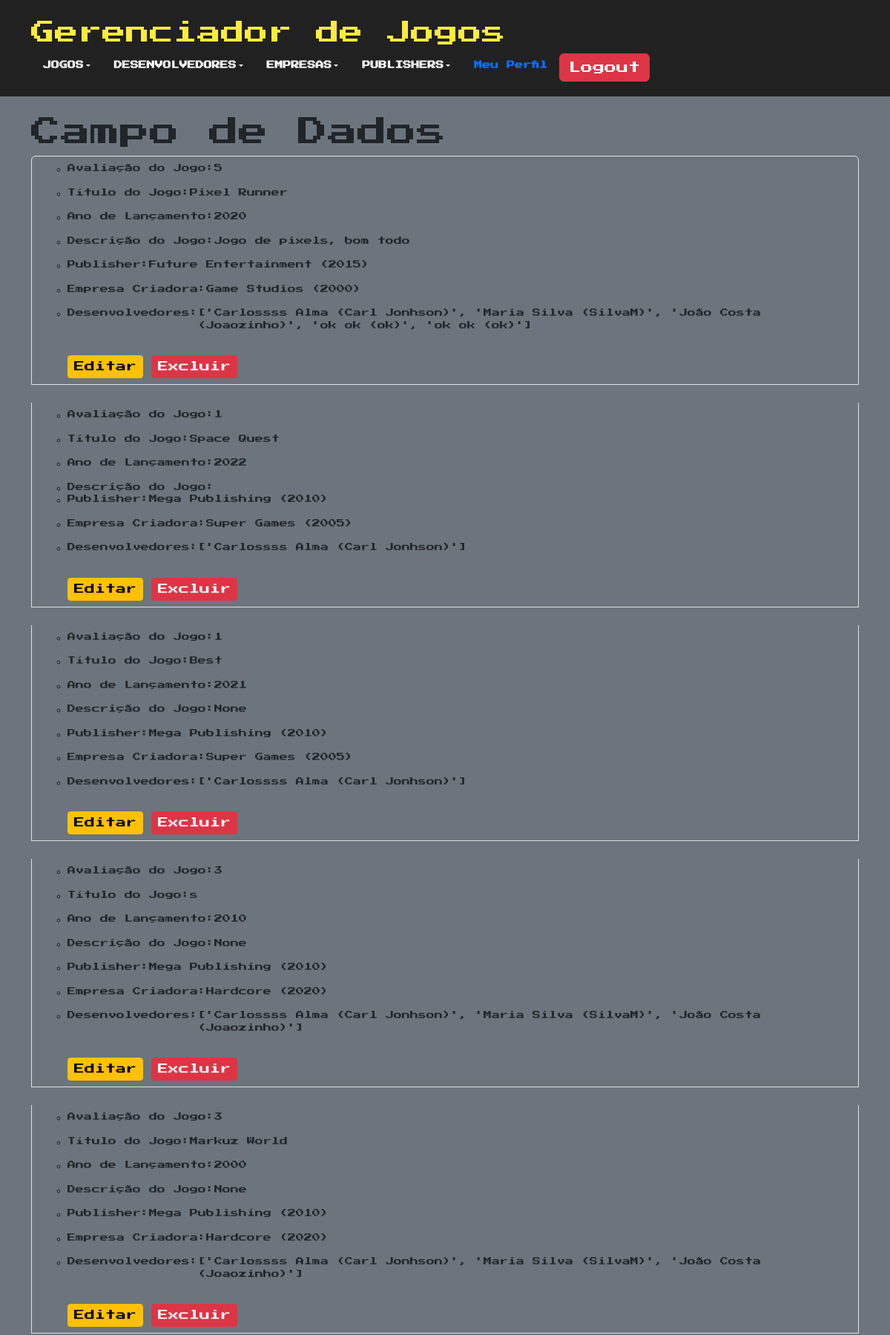
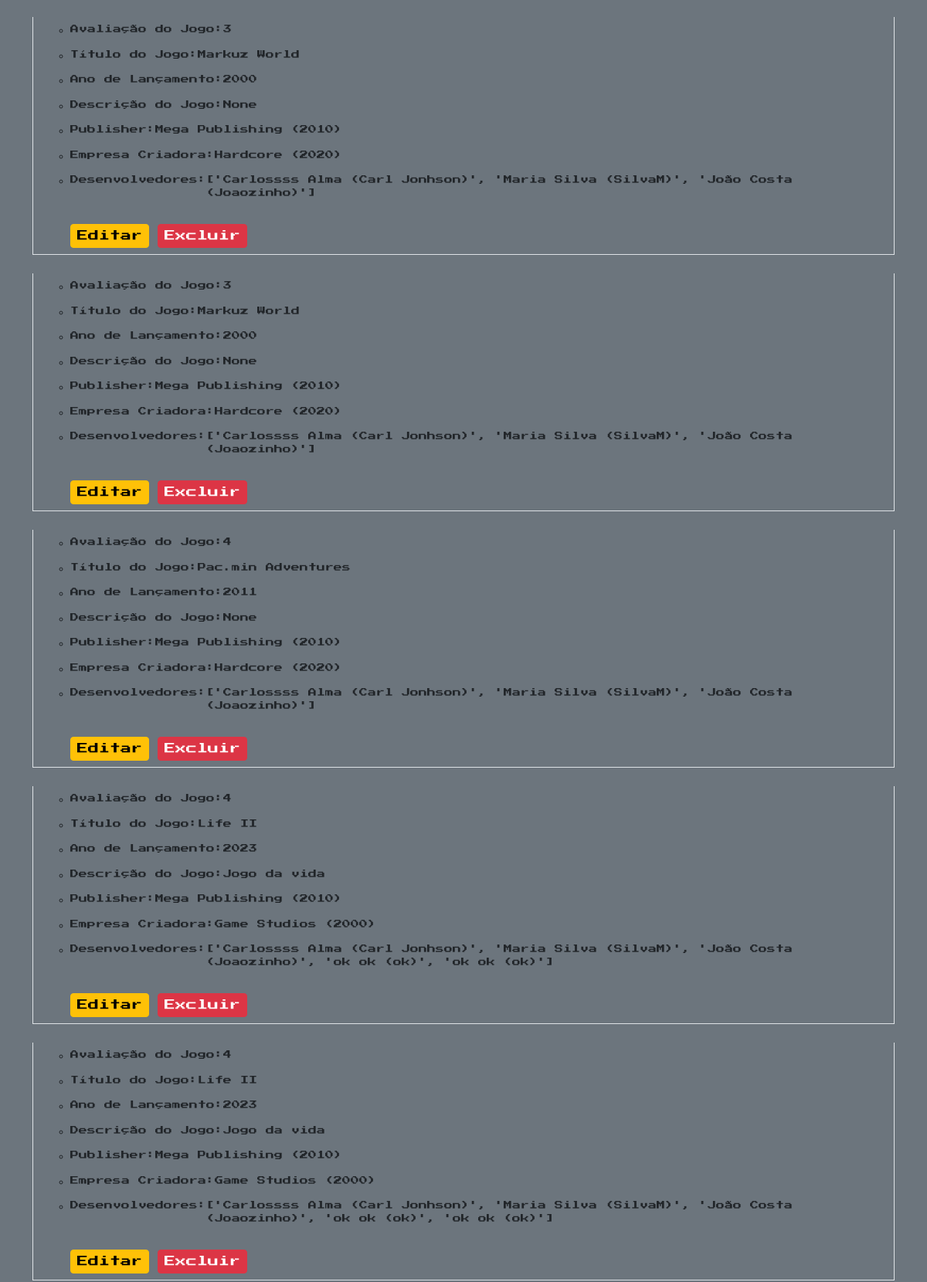
Screenshot of /detalhar/?model=games (signed in, upper part) with the database file from the repository (2 pictures, top to bottom).
### games/models.py (models this page shows, shortened)
class Publisher (models.Model):
    enterprise_pub = models.ForeignKey(Enterprise, on_delete=models.CASCADE)
    publisher_name = models.CharField(max_length=30)
    publisher_year = models.PositiveIntegerField()
    def __str__(self):
      return f"{self.publisher_name} ({self.publisher_year})"

class Game (models.Model):
    class Star_Values(models.IntegerChoices):
       MUITO_RUIM = 1, 'MUITO RUIM'
       RUIM = 2, 'RUIM'
       BOM = 3, 'BOM'
       MUITO_BOM = 4, 'MUITO BOM'
       EXCELENTE = 5, 'EXCELENTE'
    game_star = models.IntegerField(choices=Star_Values.choices)
    title_game = models.CharField(max_length=30)
    year_game = models.PositiveIntegerField()
    description_game = models.TextField(null=True, blank=True)
    devs_game =  models.ManyToManyField(Dev)
    publisher_game = models.ForeignKey(Publisher, on_delete=models.CASCADE)
    enterprise_game = models.ForeignKey(Enterprise, on_delete=models.CASCADE)

class Enterprise (models.Model):
    enterprise_name = models.CharField(max_length=30)
    enterprise_year = models.PositiveIntegerField()
    def __str__(self):
      return f"{self.enterprise_name} ({self.enterprise_year})"

### games/views.py (the view)
# urls.py: path('detalhar/', DataListDetails.as_view(), name='detalhar'),
class DataListDetails(TemplateView):
    template_name = 'detalhar_dados.html'
    def get_context_data(self, **kwargs):
        context = super().get_context_data(**kwargs)
        model_choice = self.request.GET.get('model', 'game')
        if model_choice == 'game':
            model = Game
            form_class = GameForm
        elif model_choice == 'enterprise':
            model = Enterprise
            form_class = EnterpriseForm
        elif model_choice == 'dev':
            model = Dev
            form_class = DevForm
        elif model_choice == 'publisher':
            model = Publisher
            form_class = PublisherForm
        else:
            model = Game
            form_class = GameForm
        items = model.objects.all()
        field_names = [field for field in form_class._meta.fields]
        field_label = {field: form_class._meta.labels.get(field) for field in field_names}
        items_with_fields = []
        for item in items:
            item_data = {}
            for field in model._meta.get_fields():
                if field.concrete:
                    field_name = field.name
                    field_value = getattr(item, field_name)
                    if field.many_to_many:
                        field_value = list(field_value.all())
                        field_value = [str(val) for val in field_value]
                    if field_name in field_label:
                        item_data[field_label[field_name]] = field_value
                    else:
                        item_data[field_name] = field_value
            items_with_fields.append(item_data)
        context['items_with_fields'] = items_with_fields
        context['model_choice'] = model_choice
        return context

### games/models.py (called while the page is built)
    def __str__(self):
      return f"{self.dev_name} {self.dev_last_name} ({self.dev_nickname})"

### games/templates/detalhar_dados.html (shortened to what this page needs)
{% extends 'base.html' %}
{% block content %}
<body>
  <h1>Campo de Dados</h1>
  <ul class="list-group">
      {% for item_data in items_with_fields %}
          <li class="bg-secondary list-group-item d-flex justify-content-between alig-item-center mb-4">
              <ul>
              <div>
                  {% for field, value in item_data.items %}
                    {% if field != "id" %}
                      <div class="d-flex">
                        <li class="text-dark"><strong>{{ field }}: </strong> </li> <p> {{ value }}</p>
                      </div>
                    {% endif %}
                  {% endfor %}
                  {% if user.is_authenticated %}
                    <a class="mt-3 btn btn-warning btn-sm" href="{% url 'atualizar' model=model_choice  pk=item_data.id %}">Editar</a>
                    <a class="mt-3 btn btn-sm btn-danger" href="{% url 'excluir_jogos' item_data.id %}" onclick="return confirm('Tem certeza que deseja excluir este jogo?');">Excluir</a>
                  {% endif %}
              </div>
              </ul>
              <br/>
          </li>
      {% endfor %}
  </ul>
</body>
{% endblock %}

### games/templates/base.html (style rules this page uses)
.press-start-font { font-family: "Press Start 2P", serif; font-size: 11px; font-style: normal; font-weight: 300; }

### rows the page displays
Publisher: item_data "Avaliação do Jogo" "Título do Jogo" "Ano de Lançamento" "Descrição do Jogo" "Desenvolvedores", item_data "5" "2020" "['Carlossss Alma (Carl Jonhson)', 'Maria Silva (SilvaM)', 'João Costa (Joaozinho)', 'ok ok (ok)', 'ok ok (ok)']", field "Publisher", publisher_name+publisher_year "Future Entertainment (2015)"
Game: item_data "Pixel Runner" "Jogo de pixels, bom todo"
Enterprise: field "Empresa Criadora", enterprise_name+enterprise_year "Game Studios (2000)"
Publisher: item_data "Avaliação do Jogo" "Título do Jogo" "Ano de Lançamento" "Descrição do Jogo" "Desenvolvedores" "Avaliação do Jogo" "Título do Jogo" "Ano de Lançamento" "Descrição do Jogo" "Desenvolvedores" "Avaliação do Jogo" "Título do Jogo" "Ano de Lançamento" "Descrição do Jogo" "Desenvolvedores" "Avaliação do Jogo" "Título do Jogo" "Ano de Lançamento" "Descrição do Jogo" "Desenvolvedores" "Avaliação do Jogo" "Título do Jogo" "Ano de Lançamento" "Descrição do Jogo" "Desenvolvedores" "Avaliação do Jogo" "Título do Jogo" "Ano de Lançamento" "Descrição do Jogo" "Desenvolvedores" "Avaliação do Jogo" "Título do Jogo" "Ano de Lançamento" "Descrição do Jogo" "Desenvolvedores" "Avaliação do Jogo" "Título do Jogo" "Ano de Lançamento" "Descrição do Jogo" "Desenvolvedores" "Avaliação do Jogo" "Título do Jogo" "Ano de Lançamento" "Descrição do Jogo" "Desenvolvedores", item_data "1" "2022" "['Carlossss Alma (Carl Jonhson)']" "1" "2021" "None" "['Carlossss Alma (Carl Jonhson)']" "3" "s" "2010" "None" "['Carlossss Alma (Carl Jonhson)', 'Maria Silva (SilvaM)', 'João Costa (Joaozinho)']" "3" "2000" "None" "['Carlossss Alma (Carl Jonhson)', 'Maria Silva (SilvaM)', 'João Costa (Joaozinho)']" "3" "2000" "None" "['Carlossss Alma (Carl Jonhson)', 'Maria Silva (SilvaM)', 'João Costa (Joaozinho)']" "3" "2000" "None" "['Carlossss Alma (Carl Jonhson)', 'Maria Silva (SilvaM)', 'João Costa (Joaozinho)']" "4" "2011" "None" "['Carlossss Alma (Carl Jonhson)', 'Maria Silva (SilvaM)', 'João Costa (Joaozinho)']" "4" "2023" "['Carlossss Alma (Carl Jonhson)', 'Maria Silva (SilvaM)', 'João Costa (Joaozinho)', 'ok ok (ok)', 'ok ok (ok)']" "4" "2023" "['Carlossss Alma (Carl Jonhson)', 'Maria Silva (SilvaM)', 'João Costa (Joaozinho)', 'ok ok (ok)', 'ok ok (ok)']", field "Publisher", publisher_name+publisher_year "Mega Publishing (2010)"
Game: item_data "Space Quest"
Enterprise: field "Empresa Criadora", enterprise_name+enterprise_year "Super Games (2005)"
Game: item_data "Best"
Enterprise: field "Empresa Criadora", enterprise_name+enterprise_year "Hardcore (2020)"
Game: item_data "Markuz World"
Game: item_data "Markuz World"
Game: item_data "Markuz World"
Game: item_data "Pac.min Adventures"
Game: item_data "Life II" "Jogo da vida"
Game: item_data "Life II" "Jogo da vida"
